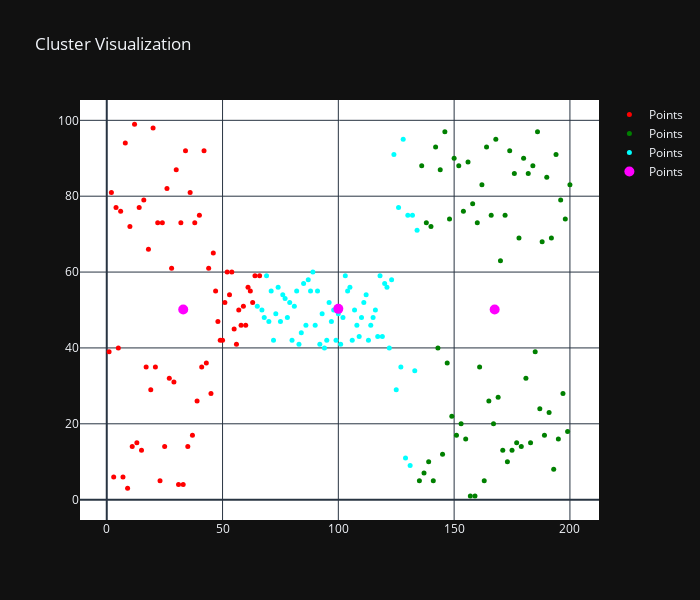

The cell this chart's notebook holds for it:
### Code cell
fig = go.Figure()

fig.update_layout(
    title="Cluster Visualization",
    plot_bgcolor="white",
    width=700,
    height=600,
)

color = ["red", "green", "cyan", "magenta"]

for i in range(k):
    fig.add_trace(
        go.Scatter(
            x=groups[i][:, 0],
            y=groups[i][:, 3],
            mode="markers",
            marker=dict(size=5, color=color[i]),
            name="Points",
        )
    )

fig.add_trace(
    go.Scatter(
        x=centers[:, 0],
        y=centers[:, 3],
        mode="markers",
        marker=dict(size=10, color=color[3]),
        name="Points",
    )
)

fig.show()

### Figure 1 — Plotly figure (JSON) as saved in the notebook; plotly's stock layout.template omitted (floating-point values rounded to 4 significant figures)
{"data": [{"marker": {"color": "red", "size": 5}, "mode": "markers", "name": "Points", "type": "scatter", "x": [1, 2, 3, 4, 5, 6, 7, 8, 9, 10, 11, 12, 13, 14, 15, 16, 17, 18, 19, 20, 21, 22, 23, 24, 25, 26, 27, 28, 29, 30, 31, 32, 33, 34, 35, 36, 37, 38, 39, 40, 41, 42, 43, 44, 45, 46, 47, 48, 49, 50, 51, 52, 53, 54, 55, 56, 57, 58, 59, 60, 61, 62, 63, 64, 66], "y": [39, 81, 6, 77, 40, 76, 6, 94, 3, 72, 14, 99, 15, 77, 13, 79, 35, 66, 29, 98, 35, 73, 5, 73, 14, 82, 32, 61, 31, 87, 4, 73, 4, 92, 14, 81, 17, 73, 26, 75, 35, 92, 36, 61, 28, 65, 55, 47, 42, 42, 52, 60, 54, 60, 45, 41, 50, 46, 51, 46, 56, 55, 52, 59, 59]}, {"marker": {"color": "green", "size": 5}, "mode": "markers", "name": "Points", "type": "scatter", "x": [135, 136, 137, 138, 139, 140, 141, 142, 143, 144, 145, 146, 147, 148, 149, 150, 151, 152, 153, 154, 155, 156, 157, 158, 159, 160, 161, 162, 163, 164, 165, 166, 167, 168, 169, 170, 171, 172, 173, 174, 175, 176, 177, 178, 179, 180, 181, 182, 183, 184, 185, 186, 187, 188, 189, 190, 191, 192, 193, 194, 195, 196, 197, 198, 199, 200], "y": [5, 88, 7, 73, 10, 72, 5, 93, 40, 87, 12, 97, 36, 74, 22, 90, 17, 88, 20, 76, 16, 89, 1, 78, 1, 73, 35, 83, 5, 93, 26, 75, 20, 95, 27, 63, 13, 75, 10, 92, 13, 86, 15, 69, 14, 90, 32, 86, 15, 88, 39, 97, 24, 68, 17, 85, 23, 69, 8, 91, 16, 79, 28, 74, 18, 83]}, {"marker": {"color": "cyan", "size": 5}, "mode": "markers", "name": "Points", "type": "scatter", "x": [65, 67, 68, 69, 70, 71, 72, 73, 74, 75, 76, 77, 78, 79, 80, 81, 82, 83, 84, 85, 86, 87, 88, 89, 90, 91, 92, 93, 94, 95, 96, 97, 98, 99, 100, 101, 102, 103, 104, 105, 106, 107, 108, 109, 110, 111, 112, 113, 114, 115, 116, 117, 118, 119, 120, 121, 122, 123, 124, 125, 126, 127, 128, 129, 130, 131, 132, 133, 134], "y": [51, 50, 48, 59, 47, 55, 42, 49, 56, 47, 54, 53, 48, 52, 42, 51, 55, 41, 44, 57, 46, 58, 55, 60, 46, 55, 41, 49, 40, 42, 52, 47, 50, 42, 49, 41, 48, 59, 55, 56, 42, 50, 46, 43, 48, 52, 54, 42, 46, 48, 50, 43, 59, 43, 57, 56, 40, 58, 91, 29, 77, 35, 95, 11, 75, 9, 75, 34, 71]}, {"marker": {"color": "magenta", "size": 10}, "mode": "markers", "name": "Points", "type": "scatter", "x": [33.02, 167.5, 99.99], "y": [50.15, 50.14, 50.3]}], "layout": {"height": 600, "plot_bgcolor": "white", "title": {"text": "Cluster Visualization"}, "width": 700}}
